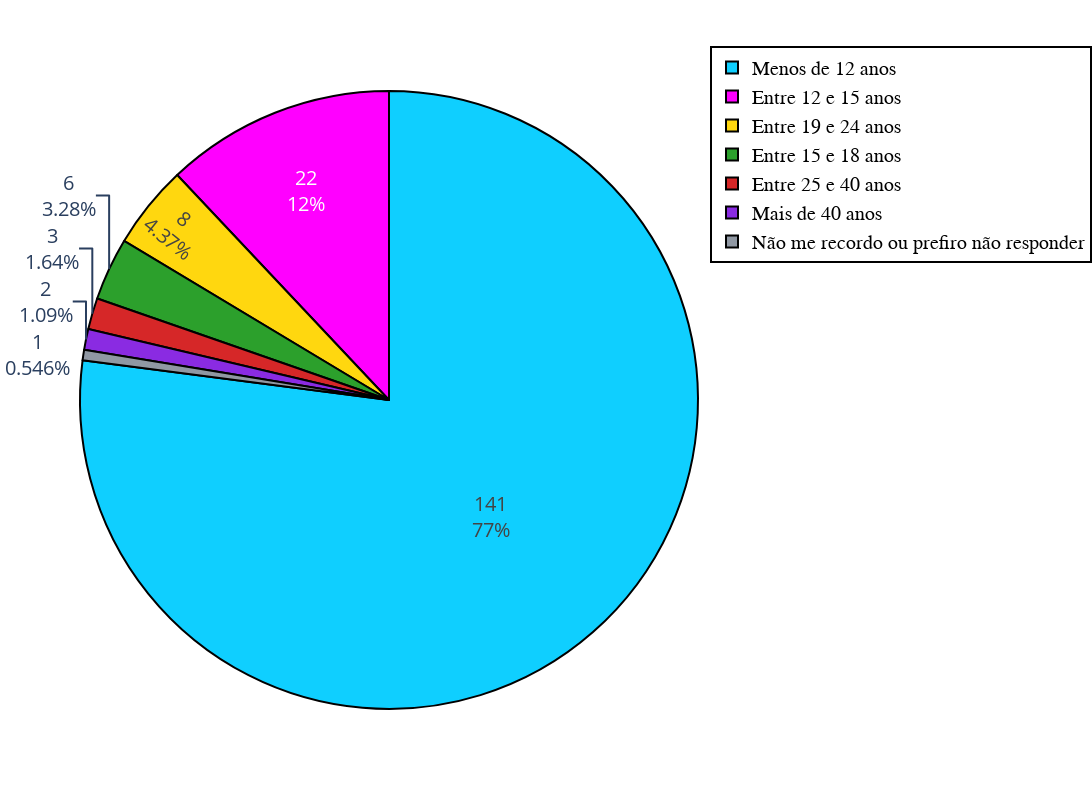

Here is the notebook cell this chart was saved with:
### Code cell
# 4. Que idade tinha quando conheceu/começou a jogar jogos eletrônicos?
# - Menos de 12 anos
# - Entre 12 e 15 anos
# - Entre 15 e 18 anos
# - Entre 19 e 24 anos
# - Entre 25 e 40 anos
# - Mais de 40 anos
# - Não me recordo ou prefiro não responder

# Pega a quarta coluna da df
q4 = df.iloc[:, 3]

# Separa as respostas
q4_12 = q4[q4 == 'Menos de 12 anos'].count()
q4_15 = q4[q4 == 'Entre 12 e 15 anos'].count()
q4_18 = q4[q4 == 'Entre 15 e 18 anos'].count()
q4_24 = q4[q4 == 'Entre 19 e 24 anos'].count()
q4_40 = q4[q4 == 'Entre 25 e 40 anos'].count()
q4_mais = q4[q4 == 'Mais de 40 anos'].count()
q4_p = q4[q4 == 'Não me recordo ou prefiro não responder'].count()

# Cria labels para o gráfico
labels = ['Menos de 12 anos', 'Entre 12 e 15 anos', 'Entre 15 e 18 anos', 'Entre 19 e 24 anos', 'Entre 25 e 40 anos', 'Mais de 40 anos', 'Não me recordo ou prefiro não responder']

# Cria um gráfico de pizza
fig = go.Figure(data=[go.Pie(labels=labels, values=[q4_12, q4_15, q4_18, q4_24, q4_40, q4_mais, q4_p], 
                                textinfo='percent'+', value', insidetextorientation='auto' , textfont_size=20,
                                marker=dict(line=dict(color='black', width=2)))])

# Adiciona cores ao gráfico
fig.update_traces(marker_colors=[cores.azul, cores.rosa, cores.verde, cores.amarelo, cores.vermelho, cores.roxo, cores.cinza])

# Atualiza o layout do gráfico
fig.update_layout(
    
    # Configurações do gráfico
    
    # Configura o título
    title=dict(
        font=dict(
            family='Arial',
            size=30,
            color='black'
        ),
        x=0.5
    ),
     
    autosize=False,
    width=1400,
    height=800,
    
    # Configura a legenda
    legend=dict(
        traceorder='normal',
        font=dict(
            family='sans-serif',
            size=20,
            color='black'
        ),
        bordercolor='Black',
        borderwidth=2
    ),
    
    # Padding para tirar o espaço em branco em volta do gráfico
    margin=dict(l=0, r=0, t=0, b=0)
)


fig.show()

### Figure 1 — Plotly figure (JSON) as saved in the notebook; plotly's stock layout.template omitted (floating-point values rounded to 4 significant figures)
{"data": [{"insidetextorientation": "auto", "labels": ["Menos de 12 anos", "Entre 12 e 15 anos", "Entre 15 e 18 anos", "Entre 19 e 24 anos", "Entre 25 e 40 anos", "Mais de 40 anos", "Não me recordo ou prefiro não responder"], "marker": {"colors": ["#0fcfff", "#ff00ff", "#2ca02c", "#ffd70f", "#d62728", "#8a2be2", "#9098a3"], "line": {"color": "black", "width": 2}}, "textfont": {"size": 20}, "textinfo": "percent+value", "type": "pie", "values": [141, 22, 6, 8, 3, 2, 1]}], "layout": {"autosize": false, "height": 800, "legend": {"bordercolor": "Black", "borderwidth": 2, "font": {"color": "black", "family": "sans-serif", "size": 20}, "traceorder": "normal"}, "margin": {"b": 0, "l": 0, "r": 0, "t": 0}, "title": {"font": {"color": "black", "family": "Arial", "size": 30}, "x": 0.5}, "width": 1400}}
